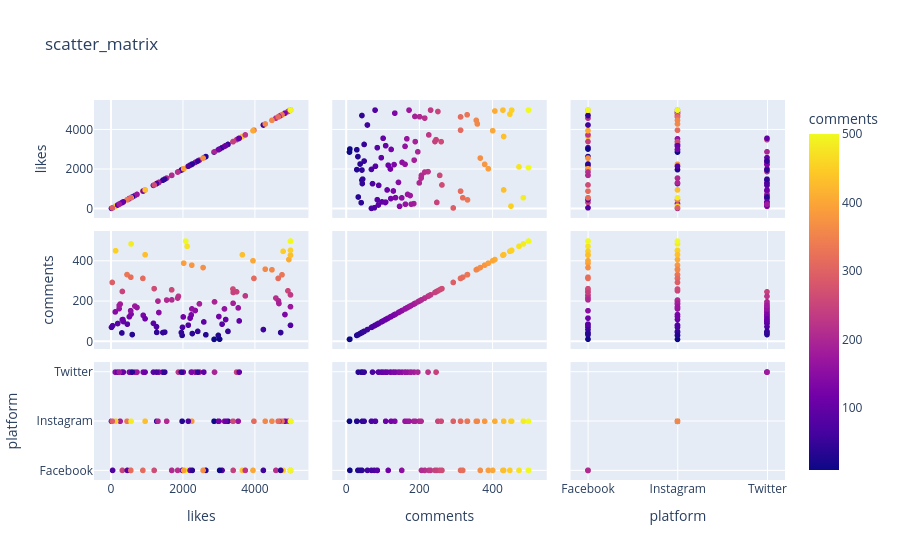

The code cell stored with this chart in its notebook:
### Code cell
fig =  px.scatter_matrix(df,
                         dimensions=['likes','comments','platform'],
                         color='comments',
                         title='scatter_matrix')
fig.show()

### Figure 1 — Plotly figure (JSON) as saved in the notebook; plotly's stock layout.template omitted (floating-point values rounded to 4 significant figures)
{"data": [{"dimensions": [{"axis": {"matches": true}, "label": "likes", "values": [2121, 3660, 4955, 1183, 3499, 256, 1982, 1274, 317, 1878, 1446, 304, 45, 1333, 889, 2348, 2872, 512, 2013, 455, 559, 1961, 332, 5000, 898, 1992, 3161, 2083, 548, 4594, 4795, 4665, 119, 2253, 1309, 5000, 4245, 2463, 5000, 447, 667, 4929, 2586, 3259, 2236, 2251, 4726, 5000, 725, 1551, 1268, 950, 1498, 4297, 592, 3401, 4846, 2204, 344, 4763, 3544, 3742, 227, 130, 3982, 2265, 2026, 560, 187, 3094, 3398, 1690, 3026, 5000, 5000, 2153, 3571, 2990, 4678, 553, 2642, 4656, 5000, 1203, 2566, 2416, 15, 3404, 2884, 3195, 3956, 1857, 951, 1694, 3005, 36, 314, 229, 5000, 4483]}, {"axis": {"matches": true}, "label": "comments", "values": [474, 432, 408, 90, 247, 186, 30, 45, 249, 225, 44, 42, 78, 144, 314, 154, 10, 123, 122, 86, 136, 44, 109, 80, 130, 70, 162, 500, 153, 216, 449, 202, 147, 162, 201, 500, 59, 187, 430, 333, 176, 252, 97, 50, 132, 380, 44, 232, 169, 206, 73, 113, 46, 360, 34, 190, 134, 116, 99, 332, 167, 227, 163, 452, 314, 39, 390, 486, 89, 86, 261, 257, 11, 454, 500, 81, 102, 30, 189, 320, 33, 314, 173, 263, 368, 50, 70, 244, 197, 109, 402, 216, 432, 207, 124, 294, 108, 179, 500, 357]}, {"axis": {"matches": true}, "label": "platform", "values": ["Facebook", "Facebook", "Instagram", "Twitter", "Twitter", "Instagram", "Instagram", "Instagram", "Facebook", "Twitter", "Twitter", "Twitter", "Facebook", "Twitter", "Facebook", "Twitter", "Instagram", "Twitter", "Twitter", "Facebook", "Twitter", "Twitter", "Twitter", "Instagram", "Twitter", "Facebook", "Instagram", "Facebook", "Facebook", "Facebook", "Facebook", "Instagram", "Twitter", "Twitter", "Instagram", "Facebook", "Facebook", "Twitter", "Facebook", "Instagram", "Twitter", "Instagram", "Twitter", "Instagram", "Twitter", "Instagram", "Facebook", "Facebook", "Twitter", "Instagram", "Twitter", "Twitter", "Twitter", "Instagram", "Twitter", "Instagram", "Instagram", "Facebook", "Twitter", "Instagram", "Instagram", "Facebook", "Twitter", "Instagram", "Instagram", "Facebook", "Facebook", "Instagram", "Twitter", "Facebook", "Instagram", "Facebook", "Facebook", "Instagram", "Facebook", "Instagram", "Twitter", "Instagram", "Instagram", "Facebook", "Facebook", "Instagram", "Instagram", "Facebook", "Facebook", "Twitter", "Instagram", "Facebook", "Twitter", "Instagram", "Facebook", "Facebook", "Instagram", "Facebook", "Instagram", "Instagram", "Twitter", "Twitter", "Instagram", "Instagram"]}], "hovertemplate": "%{xaxis.title.text}=%{x}<br>%{yaxis.title.text}=%{y}<br>comments=%{marker.color}<extra></extra>", "legendgroup": "", "marker": {"color": [474, 432, 408, 90, 247, 186, 30, 45, 249, 225, 44, 42, 78, 144, 314, 154, 10, 123, 122, 86, 136, 44, 109, 80, 130, 70, 162, 500, 153, 216, 449, 202, 147, 162, 201, 500, 59, 187, 430, 333, 176, 252, 97, 50, 132, 380, 44, 232, 169, 206, 73, 113, 46, 360, 34, 190, 134, 116, 99, 332, 167, 227, 163, 452, 314, 39, 390, 486, 89, 86, 261, 257, 11, 454, 500, 81, 102, 30, 189, 320, 33, 314, 173, 263, 368, 50, 70, 244, 197, 109, 402, 216, 432, 207, 124, 294, 108, 179, 500, 357], "coloraxis": "coloraxis", "symbol": "circle"}, "name": "", "showlegend": false, "type": "splom"}], "layout": {"coloraxis": {"colorbar": {"title": {"text": "comments"}}, "colorscale": [[0, "#0d0887"], [0.1111, "#46039f"], [0.2222, "#7201a8"], [0.3333, "#9c179e"], [0.4444, "#bd3786"], [0.5556, "#d8576b"], [0.6667, "#ed7953"], [0.7778, "#fb9f3a"], [0.8889, "#fdca26"], [1, "#f0f921"]]}, "dragmode": "select", "legend": {"tracegroupgap": 0}, "title": {"text": "scatter_matrix"}}}
